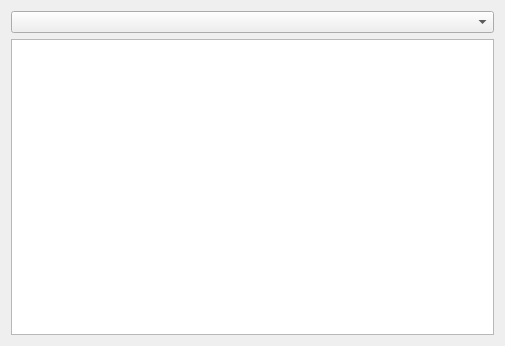
<?xml version="1.0" encoding="UTF-8"?>
<ui version="4.0">
 <class>MaterialPropertiesWindow</class>
 <widget class="QWidget" name="MaterialPropertiesWindow">
  <property name="geometry">
   <rect>
    <x>0</x>
    <y>0</y>
    <width>505</width>
    <height>346</height>
   </rect>
  </property>
  <property name="windowTitle">
   <string>Form</string>
  </property>
  <layout class="QGridLayout" name="gridLayout">
   <item row="0" column="1">
    <widget class="QComboBox" name="MatSelectBox"/>
   </item>
   <item row="1" column="1">
    <widget class="QTableWidget" name="PropertiesTable"/>
   </item>
  </layout>
 </widget>
 <resources/>
 <connections/>
</ui>
